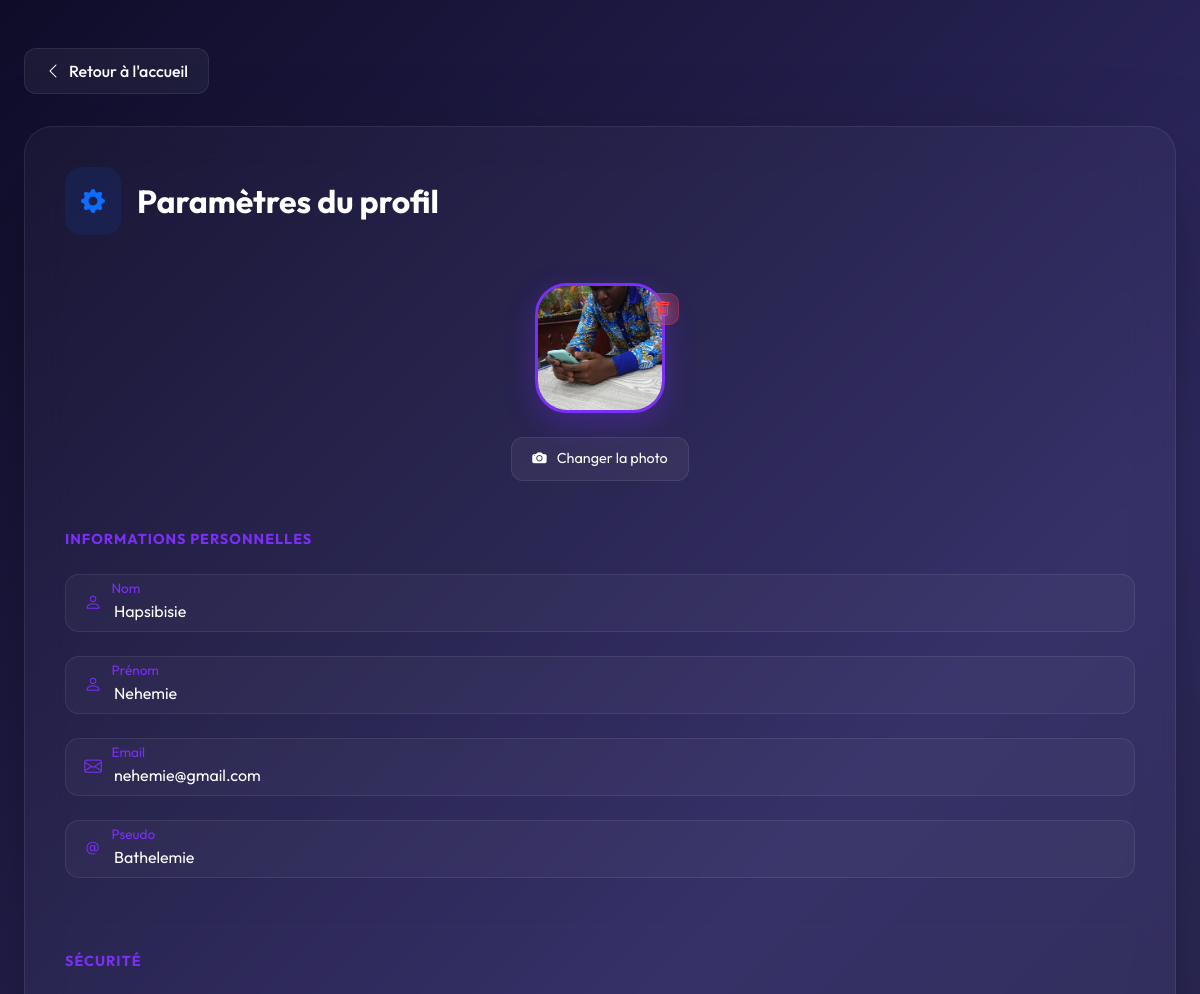
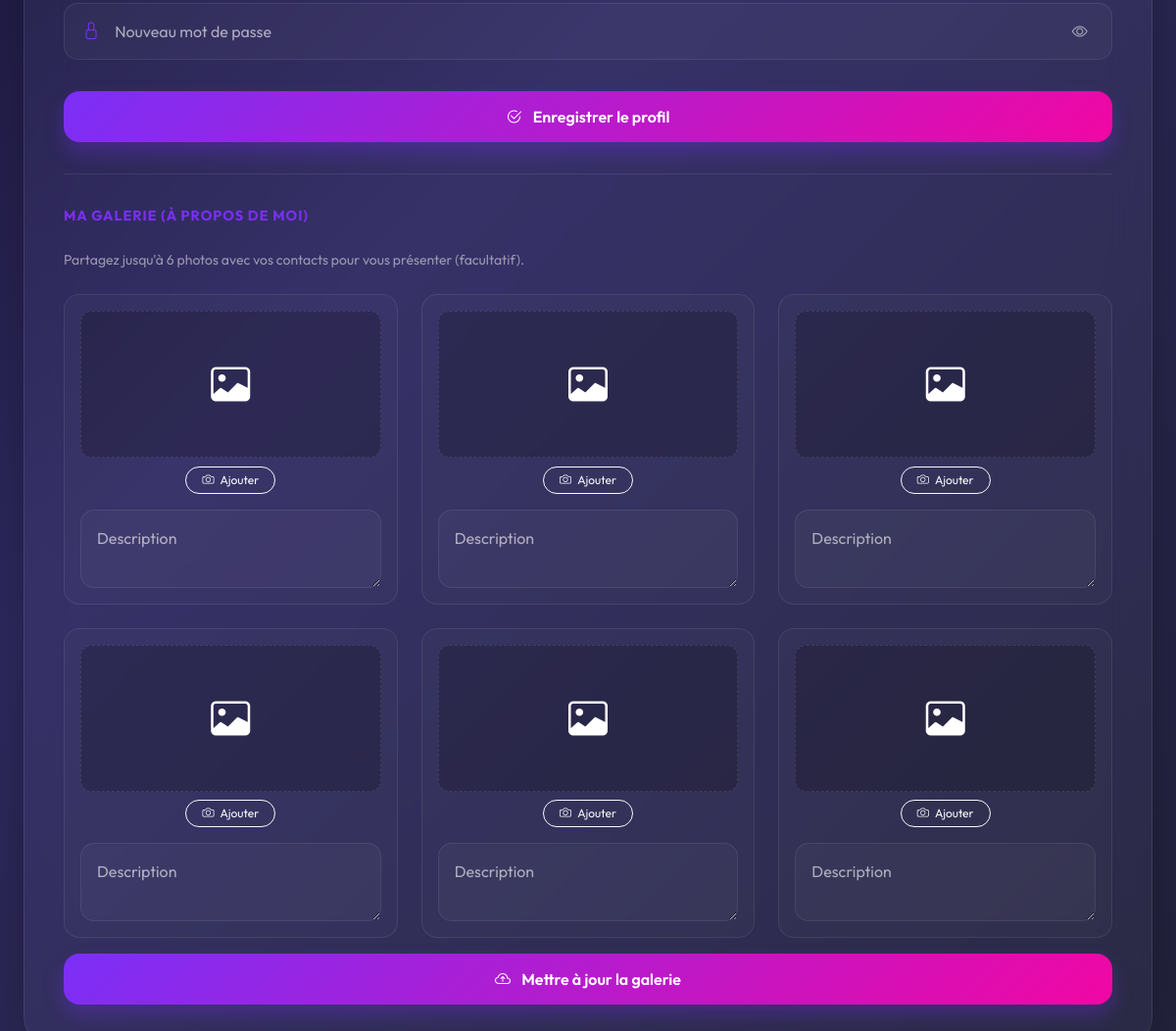
/PHP/settings.php (signed in), run on the app's committed database (2 pictures, top to bottom).
### tables this page shows
CREATE TABLE users (
    id_users INT PRIMARY KEY AUTO_INCREMENT NOT NULL,
    password VARCHAR(255) NOT NULL,
    email VARCHAR(255) NOT NULL UNIQUE,
    nom VARCHAR(50) NOT NULL,
    prenom VARCHAR(50) NOT NULL,
    pseudo VARCHAR(255),
    photo VARCHAR(255),
    role ENUM('admin', 'user') DEFAULT 'user',
    status ENUM('active', 'blocked') DEFAULT 'active',
    last_activity DATETIME DEFAULT NULL,
    created_at TIMESTAMP DEFAULT CURRENT_TIMESTAMP
);

### PHP/settings.php (the view, shortened to what this page needs)
<?php
require 'connexion.php';
$id = $_SESSION['id'];
$stmt = $bdd->prepare("SELECT * FROM users WHERE id_users = ?");
$stmt->execute([$id]);
$user = $stmt->fetch(PDO::FETCH_ASSOC);
$stmtSc = $bdd->prepare("SELECT * FROM user_showcase WHERE user_id = ? ORDER BY created_at ASC LIMIT 6");
$stmtSc->execute([$id]);
$showcaseItems = $stmtSc->fetchAll(PDO::FETCH_ASSOC);
?>
<!DOCTYPE html>
<html lang="fr">
<head>
    <link rel="stylesheet" href="../CSS/bootstrap.min.css">
    <link rel="stylesheet" href="https://cdn.jsdelivr.net/npm/bootstrap-icons@1.11.3/font/bootstrap-icons.min.css">
    <link rel="stylesheet" href="../CSS/settings.css">
</head>
<body>
    <div class="settings-container">
        <a href="home.php" class="back-btn">
            <i class="bi bi-chevron-left"></i> Retour à l'accueil
        </a>
        <div class="settings-card">
            <div class="d-flex align-items-center gap-3 mb-5">
                <div class="bg-primary bg-opacity-10 p-3 rounded-4">
                    <i class="bi bi-gear-fill text-primary" style="font-size: 1.5rem;"></i>
                </div>
                <h2 class="m-0 fw-bold">Paramètres du profil</h2>
            </div>
            <div class="settings-layout">
                <div class="settings-sidebar">
                    <form method="POST" enctype="multipart/form-data" autocomplete="off">
                        <div class="profile-img-section mb-5 position-relative" style="width: fit-content; margin: 0 auto;">
                            <?php
                            $hasPhoto = !empty($user['photo']);
                            $photoPath = $hasPhoto ? '../images/' . $user['photo'] : 'https://ui-avatars.com/api/?name=' . urlencode($user['prenom']) . '&background=random&color=fff&size=200';
                            ?>
                            <img src="<?= htmlspecialchars($photoPath) ?>" alt="Photo actuelle" class="profile-img-preview"
                                id="previewImg">
                            <?php if ($hasPhoto): ?>
                                <button type="button" class="btn-delete-profile-photo" onclick="confirmDeleteProfilePhoto()"
                                    title="Supprimer la photo">
                                    <i class="bi bi-trash"></i>
                                </button>
                            <?php endif; ?>
                            <div class="custom-file-upload">
                                <label for="photo" class="file-label-custom">
                                    <i class="bi bi-camera-fill"></i>
                                    <span id="file-chosen">Changer la photo</span>
                                </label>
                            </div>
                        </div>
                        <div class="section-title">Informations Personnelles</div>
                        <div class="mb-4 position-relative">
                            <i class="bi bi-person form-icon"></i>
                            <div class="form-floating">
                                <input type="text" class="form-control" name="nom" id="nom" placeholder="Nom"
                                    value="<?= htmlspecialchars($user['nom']) ?>" required>
                                <label for="nom">Nom</label>
                            </div>
                        </div>
                        <div class="mb-4 position-relative">
                            <i class="bi bi-person form-icon"></i>
                            <div class="form-floating">
                                <input type="text" class="form-control" name="prenom" id="prenom" placeholder="Prénom"
                                    value="<?= htmlspecialchars($user['prenom']) ?>" required>
                                <label for="prenom">Prénom</label>
                            </div>
                        </div>
                        <div class="mb-4 position-relative">
                            <i class="bi bi-envelope form-icon"></i>
                            <div class="form-floating">
                                <input type="email" class="form-control" name="email" id="email" placeholder="Email"
                                    value="<?= htmlspecialchars($user['email']) ?>" required>
                                <label for="email">Email</label>
                            </div>
                        </div>
                        <div class="mb-4 position-relative">
                            <i class="bi bi-at form-icon"></i>
                            <div class="form-floating">
                                <input type="text" class="form-control" name="pseudo" id="pseudo" placeholder="Pseudo"
                                    value="<?= htmlspecialchars($user['pseudo']) ?>">
                                <label for="pseudo">Pseudo</label>
                            </div>
                        </div>
                        <hr class="my-4">
                        <div class="section-title">Sécurité</div>
                        <div class="mb-4 position-relative">
                            <i class="bi bi-lock form-icon"></i>
                            <div class="form-floating">
                                <input type="password" class="form-control" name="password" id="password"
                                    placeholder="Nouveau mot de passe">
                                <label for="password">Nouveau mot de passe</label>
                            </div>
                            <button type="button" class="input-group-text-custom" onclick="togglePassword()">
                                <i class="bi bi-eye" id="toggleIcon"></i>
                            </button>
                        </div>
                        <div class="d-grid pt-2">
                            <button type="submit" class="save-btn btn btn-primary">
                                <i class="bi bi-check2-circle me-2"></i> Enregistrer le profil
                            </button>
                        </div>
                    </form>
                </div>
                <div class="settings-main">
                    <div class="section-title">Ma Galerie (À propos de moi)</div>
                    <p class="text-white-50 small mb-4">Partagez jusqu'à 6 photos avec vos contacts pour vous présenter (facultatif).</p>
                    <form method="POST" enctype="multipart/form-data" autocomplete="off">
                        <div class="row g-4">
                            <?php for ($i = 0; $i < 6; $i++):
                                $item = $showcaseItems[$i] ?? null;
                                $imgPath = $item ? '../images/showcase/' . $item['image_path'] : '';
                                ?>
                                <div class="col-lg-4 col-md-6">
                                    <div class="showcase-card p-3 rounded-4"
                                        style="background: rgba(255,255,255,0.02); border: 1px solid var(--glass-border);">
                                        <div class="mb-3 position-relative">
                                            <div class="showcase-preview-container mb-2"
                                                style="height: 150px; background: rgba(0,0,0,0.2); border-radius: 12px; overflow: hidden; display: flex; align-items: center; justify-content: center; position: relative; border: 1px dashed rgba(255,255,255,0.1);">
                                                <?php if ($imgPath): ?>
                                                    <img src="<?= $imgPath ?>" id="scPreview_<?= $i ?>"
                                                        style="width: 100%; height: 100%; object-fit: cover;">
                                                <?php else: ?>
                                                    <i class="bi bi-image text-white-25 fs-1" id="scIcon_<?= $i ?>"></i>
                                                <?php endif; ?>
                                                <label for="sc_file_<?= $i ?>"
                                                    style="position: absolute; inset: 0; cursor: pointer;"></label>
                                            </div>
                                            <div class="text-center">
                                                <label for="sc_file_<?= $i ?>"
                                                    class="btn btn-sm btn-outline-light rounded-pill px-3"
                                                    style="font-size: 0.75rem;">
                                                    <i class="bi bi-camera me-1"></i> <?= $item ? 'Changer' : 'Ajouter' ?>
                                                </label>
                                            </div>
                                        </div>
                                        <div class="form-floating">
                                            <textarea class="form-control" name="showcase_desc[<?= $i ?>]" id="sc_desc_<?= $i ?>"
                                                placeholder="Description"
                                                style="height: 80px; padding-left: 1rem;"><?= $item ? htmlspecialchars($item['description']) : '' ?></textarea>
                                            <label for="sc_desc_<?= $i ?>" style="padding-left: 1rem;">Description</label>
                                        </div>
                                    </div>
                                </div>
                            <?php endfor; ?>
                        </div>
                        <div class="d-grid mt-5">
                            <button type="submit" class="save-btn btn btn-primary">
                                <i class="bi bi-cloud-arrow-up me-2"></i> Mettre à jour la galerie
                            </button>
                        </div>
                    </form>
                </div>
            </div>
        </div>
</body>
</html>

### CSS/settings.css (style rules this page uses)
:root { --primary-color: #7b2ff7; --secondary-color: #f107a3; --accent-color: #00d2ff; --bg-gradient: linear-gradient(135deg, #0f0c29 0%, #302b63 50%, #24243e 100%); --glass-bg: rgba(255, 255, 255, 0.05); --glass-border: rgba(255, 255, 255, 0.08); --text-main: #ffffff; --text-muted: rgba(255, 255, 255, 0.6); }
body { background: var(--bg-gradient); background-attachment: fixed; min-height: 100vh; font-family: 'Outfit', sans-serif; color: var(--text-main); margin: 0; }
.settings-container { max-width: 1300px; margin: 3rem auto; padding: 0 1.5rem; animation: fadeIn 0.8s ease-out; }
.settings-card { background: rgba(255, 255, 255, 0.03); backdrop-filter: blur(20px); -webkit-backdrop-filter: blur(20px); border: 1px solid var(--glass-border); border-radius: 28px; padding: 2.5rem; box-shadow: 0 40px 100px -20px rgba(0, 0, 0, 0.5); }
.settings-layout { display: flex; gap: 3rem; }
.settings-sidebar { flex: 0 0 350px; display: flex; flex-direction: column; }
.settings-main { flex: 1; border-left: 1px solid var(--glass-border); padding-left: 3rem; display: flex; flex-direction: column; }
.settings-sidebar form, .settings-main form { display: flex; flex-direction: column; flex: 1; }
.settings-sidebar .d-grid, .settings-main .d-grid { margin-top: auto !important; padding-top: 2rem; }
@media (max-width: 1200px) { .settings-layout { flex-direction: column; gap: 2rem; } }
@media (max-width: 1200px) { .settings-sidebar { flex: 1; } }
@media (max-width: 1200px) { .settings-main { padding-left: 0; border-left: none; border-top: 1px solid var(--glass-border); padding-top: 2rem; } }
@media (max-width: 1200px) { .settings-sidebar .d-grid, .settings-main .d-grid { margin-top: 0 !important; padding-top: 1rem; } }
.back-btn { display: inline-flex; align-items: center; gap: 8px; padding: 10px 20px; background: var(--glass-bg); border: 1px solid var(--glass-border); border-radius: 12px; color: var(--text-main); text-decoration: none; font-weight: 500; transition: all 0.3s; margin-bottom: 2rem; }
.profile-img-section { position: relative; display: flex; flex-direction: column; align-items: center; gap: 1.5rem; }
.profile-img-preview { width: 130px; height: 130px; border-radius: 32px; object-fit: cover; border: 3px solid var(--primary-color); box-shadow: 0 10px 30px rgba(123, 47, 247, 0.3); transition: transform 0.3s; }
.custom-file-upload { position: relative; display: inline-block; }
.file-label-custom { display: flex; align-items: center; gap: 10px; padding: 10px 20px; background: rgba(255, 255, 255, 0.05); border: 1px solid var(--glass-border); border-radius: 12px; cursor: pointer; transition: all 0.3s; font-size: 0.9rem; }
.form-floating>.form-control { background: rgba(255, 255, 255, 0.03); border: 1px solid var(--glass-border); color: white; border-radius: 14px; padding-left: 3rem; }
.form-floating>label { padding-left: 3.2rem; color: var(--text-muted); }
.form-icon { position: absolute; left: 1.2rem; top: 50%; transform: translateY(-50%); z-index: 5; color: var(--primary-color); font-size: 1.1rem; pointer-events: none; }
.input-group-text-custom { background: transparent; border: none; color: var(--text-muted); cursor: pointer; position: absolute; right: 1.2rem; top: 50%; transform: translateY(-50%); z-index: 5; }
.save-btn { padding: 14px 40px; background: linear-gradient(135deg, var(--primary-color) 0%, var(--secondary-color) 100%); border: none; border-radius: 16px; color: white; font-weight: 600; transition: all 0.3s; box-shadow: 0 10px 20px rgba(123, 47, 247, 0.3); }
hr { border-color: var(--glass-border); opacity: 0.15; }
.section-title { font-size: 0.9rem; text-transform: uppercase; letter-spacing: 1px; color: var(--primary-color); margin-bottom: 1.5rem; font-weight: 700; }
.form-floating>label::after { background-color: transparent !important; }
.form-floating>.form-control:focus~label, .form-floating>.form-control:not(:placeholder-shown)~label { background-color: transparent !important; color: var(--primary-color) !important; transform: scale(0.85) translateY(-0.8rem) translateX(0.15rem); }
.btn-delete-profile-photo { position: absolute; top: 10px; right: 10px; width: 32px; height: 32px; background: rgba(255, 68, 68, 0.2); backdrop-filter: blur(10px); -webkit-backdrop-filter: blur(10px); border: 1px solid rgba(255, 68, 68, 0.3); border-radius: 10px; color: #ff4444; display: flex; align-items: center; justify-content: center; cursor: pointer; transition: all 0.3s; z-index: 100; }

### data on the page
users: photo (picture), nom "Hapsibisie", prenom "Nehemie", email "nehemie@gmail.com", pseudo "Bathelemie"
